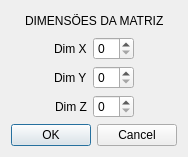
<?xml version="1.0" encoding="UTF-8"?>
<ui version="4.0">
 <class>DialogMatriz</class>
 <widget class="QDialog" name="DialogMatriz">
  <property name="geometry">
   <rect>
    <x>0</x>
    <y>0</y>
    <width>176</width>
    <height>157</height>
   </rect>
  </property>
  <property name="windowTitle">
   <string>Dialog</string>
  </property>
  <property name="sizeGripEnabled">
   <bool>false</bool>
  </property>
  <property name="modal">
   <bool>false</bool>
  </property>
  <layout class="QVBoxLayout" name="verticalLayout_3">
   <item>
    <layout class="QVBoxLayout" name="verticalLayout_2">
     <item>
      <layout class="QVBoxLayout" name="verticalLayout">
       <item>
        <layout class="QHBoxLayout" name="horizontalLayout_7">
         <item>
          <spacer name="horizontalSpacer_3">
           <property name="orientation">
            <enum>Qt::Horizontal</enum>
           </property>
           <property name="sizeHint" stdset="0">
            <size>
             <width>13</width>
             <height>14</height>
            </size>
           </property>
          </spacer>
         </item>
         <item alignment="Qt::AlignHCenter|Qt::AlignVCenter">
          <widget class="QLabel" name="label">
           <property name="text">
            <string>DIMENSÕES DA MATRIZ</string>
           </property>
          </widget>
         </item>
         <item>
          <spacer name="horizontalSpacer_6">
           <property name="orientation">
            <enum>Qt::Horizontal</enum>
           </property>
           <property name="sizeHint" stdset="0">
            <size>
             <width>13</width>
             <height>14</height>
            </size>
           </property>
          </spacer>
         </item>
        </layout>
       </item>
       <item>
        <layout class="QHBoxLayout" name="horizontalLayout_dX" stretch="40,20,40">
         <item>
          <spacer name="horizontalSpacer_4">
           <property name="orientation">
            <enum>Qt::Horizontal</enum>
           </property>
           <property name="sizeHint" stdset="0">
            <size>
             <width>13</width>
             <height>14</height>
            </size>
           </property>
          </spacer>
         </item>
         <item>
          <layout class="QHBoxLayout" name="horizontalLayout">
           <item>
            <widget class="QLabel" name="label_5">
             <property name="text">
              <string>Dim X</string>
             </property>
            </widget>
           </item>
           <item>
            <widget class="QSpinBox" name="spinBox_dX"/>
           </item>
          </layout>
         </item>
         <item>
          <spacer name="horizontalSpacer_8">
           <property name="orientation">
            <enum>Qt::Horizontal</enum>
           </property>
           <property name="sizeHint" stdset="0">
            <size>
             <width>13</width>
             <height>14</height>
            </size>
           </property>
          </spacer>
         </item>
        </layout>
       </item>
       <item>
        <layout class="QHBoxLayout" name="horizontalLayout_5" stretch="40,20,40">
         <item>
          <spacer name="horizontalSpacer_5">
           <property name="orientation">
            <enum>Qt::Horizontal</enum>
           </property>
           <property name="sizeHint" stdset="0">
            <size>
             <width>13</width>
             <height>14</height>
            </size>
           </property>
          </spacer>
         </item>
         <item>
          <layout class="QHBoxLayout" name="horizontalLayout_2">
           <item>
            <widget class="QLabel" name="label_6">
             <property name="text">
              <string>Dim Y</string>
             </property>
            </widget>
           </item>
           <item>
            <widget class="QSpinBox" name="spinBox_dY"/>
           </item>
          </layout>
         </item>
         <item>
          <spacer name="horizontalSpacer_9">
           <property name="orientation">
            <enum>Qt::Horizontal</enum>
           </property>
           <property name="sizeHint" stdset="0">
            <size>
             <width>13</width>
             <height>14</height>
            </size>
           </property>
          </spacer>
         </item>
        </layout>
       </item>
       <item>
        <layout class="QHBoxLayout" name="horizontalLayout_4" stretch="40,20,40">
         <item>
          <spacer name="horizontalSpacer_7">
           <property name="orientation">
            <enum>Qt::Horizontal</enum>
           </property>
           <property name="sizeHint" stdset="0">
            <size>
             <width>13</width>
             <height>14</height>
            </size>
           </property>
          </spacer>
         </item>
         <item>
          <layout class="QHBoxLayout" name="horizontalLayout_3">
           <item>
            <widget class="QLabel" name="label_4">
             <property name="text">
              <string>Dim Z</string>
             </property>
            </widget>
           </item>
           <item>
            <widget class="QSpinBox" name="spinBox_dZ"/>
           </item>
          </layout>
         </item>
         <item>
          <spacer name="horizontalSpacer_10">
           <property name="orientation">
            <enum>Qt::Horizontal</enum>
           </property>
           <property name="sizeHint" stdset="0">
            <size>
             <width>13</width>
             <height>14</height>
            </size>
           </property>
          </spacer>
         </item>
        </layout>
       </item>
      </layout>
     </item>
     <item>
      <widget class="QDialogButtonBox" name="buttonBox">
       <property name="orientation">
        <enum>Qt::Horizontal</enum>
       </property>
       <property name="standardButtons">
        <set>QDialogButtonBox::Cancel|QDialogButtonBox::Ok</set>
       </property>
      </widget>
     </item>
    </layout>
   </item>
  </layout>
 </widget>
 <resources/>
 <connections>
  <connection>
   <sender>buttonBox</sender>
   <signal>accepted()</signal>
   <receiver>DialogMatriz</receiver>
   <slot>accept()</slot>
   <hints>
    <hint type="sourcelabel">
     <x>248</x>
     <y>254</y>
    </hint>
    <hint type="destinationlabel">
     <x>157</x>
     <y>274</y>
    </hint>
   </hints>
  </connection>
  <connection>
   <sender>buttonBox</sender>
   <signal>rejected()</signal>
   <receiver>DialogMatriz</receiver>
   <slot>reject()</slot>
   <hints>
    <hint type="sourcelabel">
     <x>316</x>
     <y>260</y>
    </hint>
    <hint type="destinationlabel">
     <x>286</x>
     <y>274</y>
    </hint>
   </hints>
  </connection>
 </connections>
</ui>
